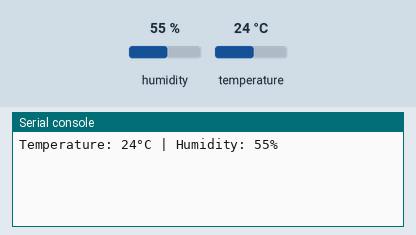
Bench run of a program on a simulated ESP32 board running MicroPython. Parts: the last lines printed to the serial console. The inputs (shaded band) are chosen by the test bench; at power-on: humidity 55 %, temperature 24 °C.

Above: at 1.2 s.
1.3 s: humidity set to 22 %
At 2.9 s:
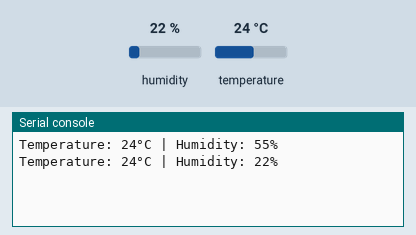
4.0 s: temperature set to 12 °C
At 5.2 s:
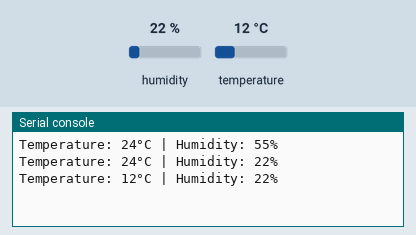
6.7 s: humidity set to 40 %
At 8.7 s:
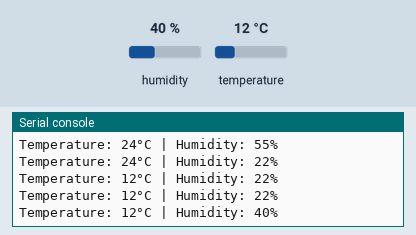
Timing chart, 0 to 10.2 s (numbered marks = the images above; inputs shaded):
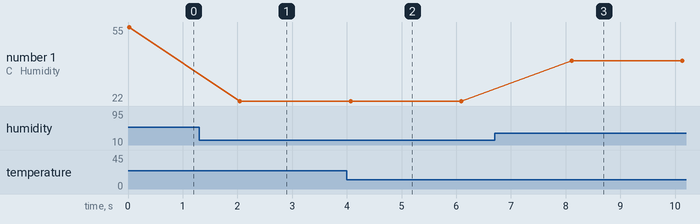

The program:

dht11_sensor.py
```python
import machine,time,dht


# Define the pin where DHT11 is connected
# GPIO4
sensor_pin = machine.Pin(4)
sensor = dht.DHT11(sensor_pin)

while True:
    try:
        sensor.measure()  # Get readings
        temp = sensor.temperature()  # Temperature in Celsius
        humidity = sensor.humidity()  # Humidity in %
        print(f"Temperature: {temp}°C | Humidity: {humidity}%")
        time.sleep(2)  # Wait for 2 seconds before reading again
    except OSError as e:
        print("Failed to read sensor!")
```

Measured:
- after the input at 1.3 s, the serial console: prints a new line after 0.75 s (image 1)
- after the input at 4.0 s, the serial console: prints a new line after 0.07 s (image 2)
- after the input at 6.7 s, the serial console: prints a new line after 1.4 s (image 3)
- plotted number 1: 55 → 22 after the input at 1.3 s, 22 → 40 after the input at 6.7 s
